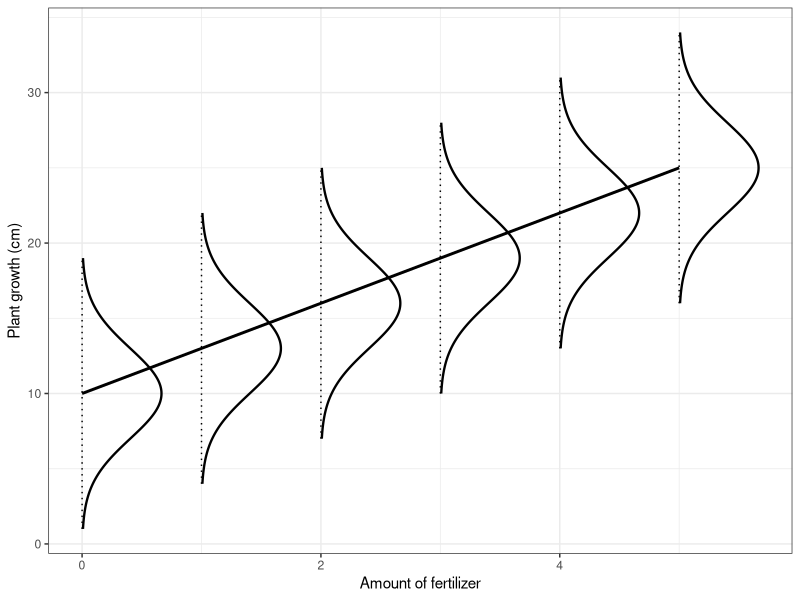
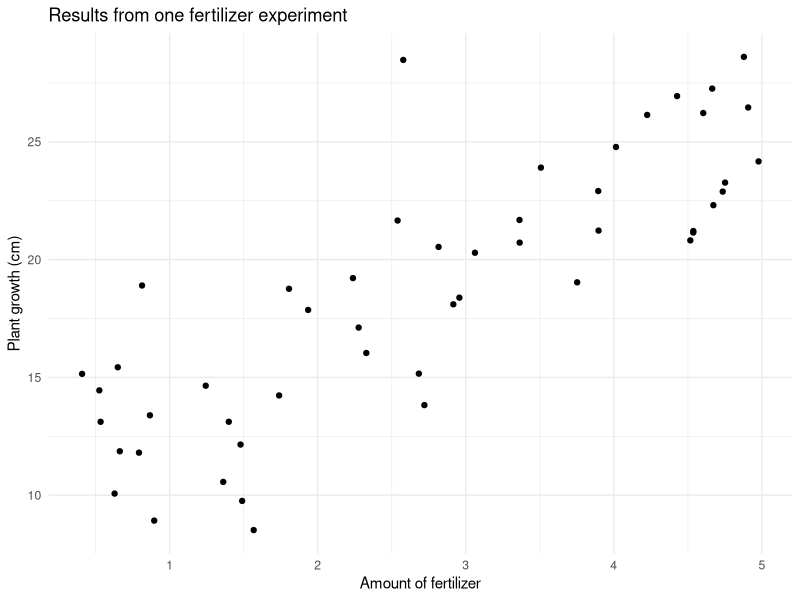
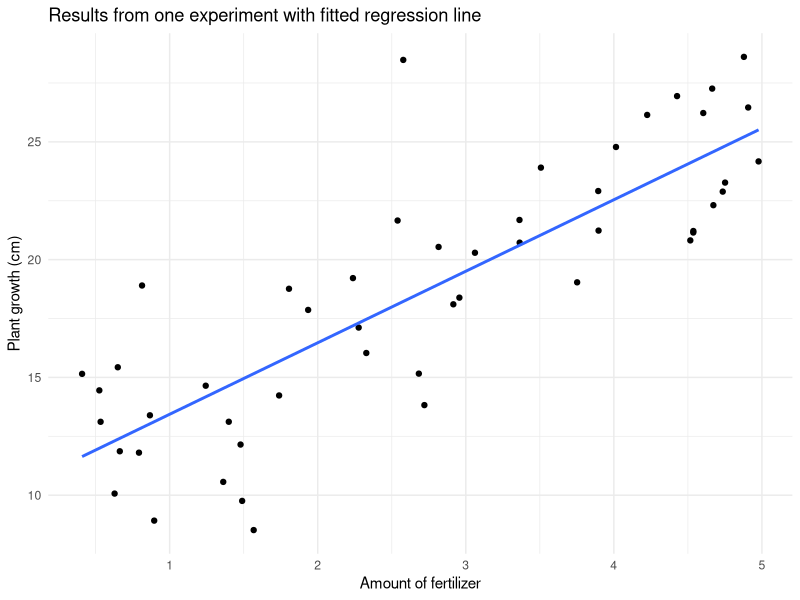
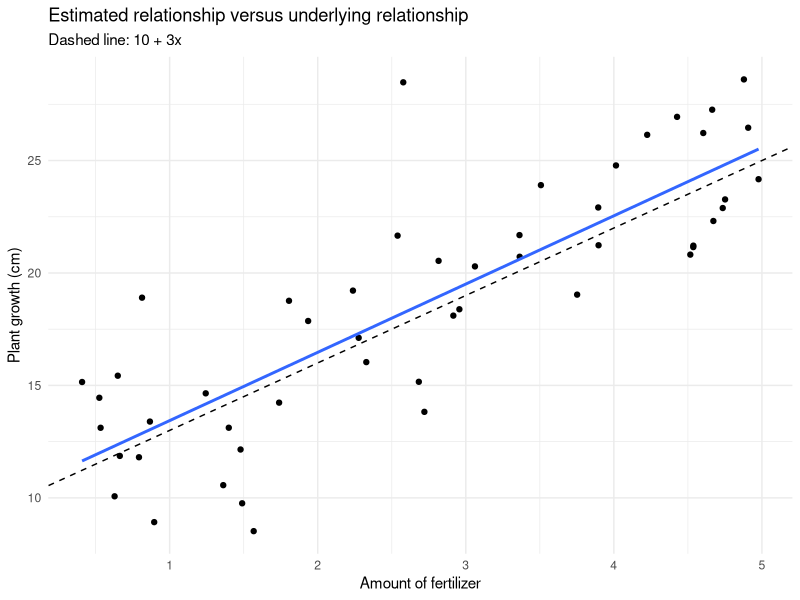
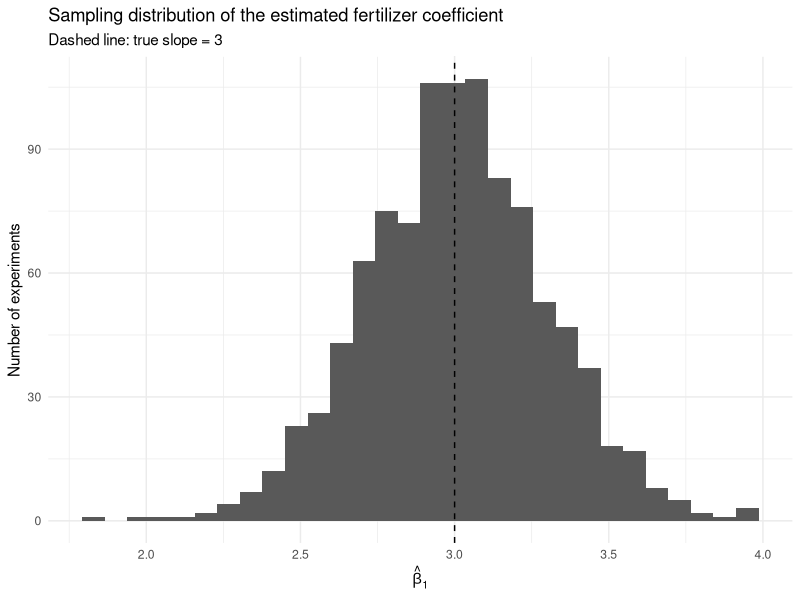
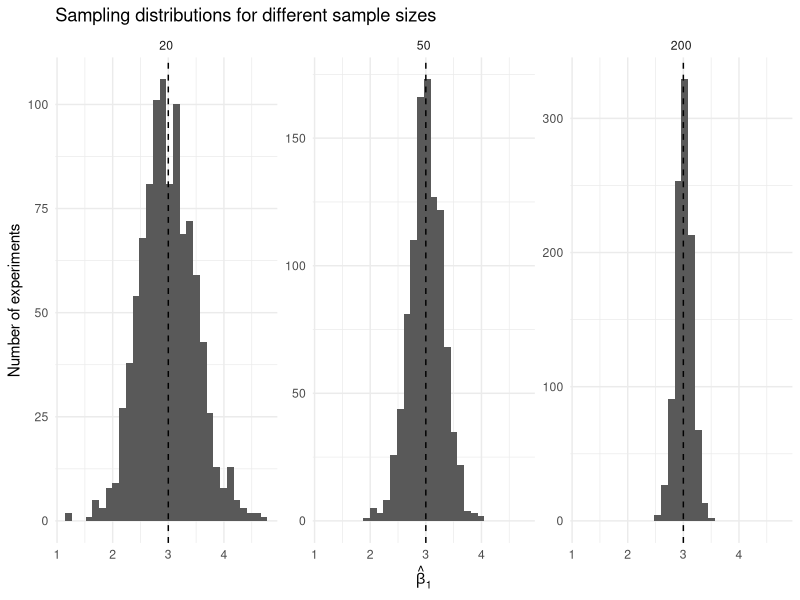

Generate these figures, in order, with R:
## ---- chunk 1
#| label: setup
#| message: false
#| warning: false

library(tidyverse)
library(ggplot2)
## ---- chunk 2
library(tidyverse)

# Population parameters
beta_0 <- 10
beta_1 <- 3
sigma <- 3

# Fertilizer amounts to illustrate
x_values <- 0:5

# Population regression line
line_data <- tibble(
  fertilizer = seq(0, 5, length.out = 6),
  mean_growth = beta_0 + beta_1 * fertilizer
)

# Generate Normal density curves at selected x values
dist_data <- map_dfr(x_values, function(x) {
  
  mu <- beta_0 + beta_1 * x
  
  y <- seq(mu - 3 * sigma, mu + 3 * sigma, length.out = 200)
  density <- dnorm(y, mean = mu, sd = sigma)
  
  tibble(
    fertilizer = x,
    growth = y,
    density = density
  )
})

# Scale the densities so they are visible horizontally
density_scale <- 5

dist_data <- dist_data |>
  mutate(
    x_curve = fertilizer + density * density_scale
  )

ggplot() +
  # True population relationship
  geom_line(
    data = line_data,
    aes(x = fertilizer, y = mean_growth),
    linewidth = 1
  ) +
  
  # Normal distributions at selected fertilizer amounts
  geom_path(
    data = dist_data,
    aes(x = x_curve, y = growth, group = fertilizer),
    linewidth = 0.8
  ) +
  
  # Show the fixed x values
  geom_segment(
    data = tibble(
      fertilizer = x_values,
      mean_growth = beta_0 + beta_1 * x_values
    ),
    aes(
      x = fertilizer,
      xend = fertilizer,
      y = mean_growth - 3 * sigma,
      yend = mean_growth + 3 * sigma
    ),
    linetype = "dotted"
  ) +
  
  labs(
    x = "Amount of fertilizer",
    y = "Plant growth (cm)"
  ) +
  theme_bw()
## ---- chunk 3
set.seed(130)

n <- 50

experiment_1 <- tibble(
  fertilizer = runif(n, min = 0, max = 5),
  growth = 10 + 3 * fertilizer + rnorm(n, mean = 0, sd = 3)
)

experiment_1
## ---- chunk 4
ggplot(experiment_1, aes(x = fertilizer, y = growth)) +
  geom_point() +
  labs(
    x = "Amount of fertilizer",
    y = "Plant growth (cm)",
    title = "Results from one fertilizer experiment"
  ) +
  theme_minimal()
## ---- chunk 5
model_1 <- lm(growth ~ fertilizer, data = experiment_1)

summary(model_1)
## ---- chunk 6
coef(model_1)
## ---- chunk 7
slope_1 <- coef(model_1)[["fertilizer"]]

slope_1
## ---- chunk 8
true_slope <- 3

true_slope
## ---- chunk 9
ggplot(experiment_1, aes(x = fertilizer, y = growth)) +
  geom_point() +
  geom_smooth(method = "lm", se = FALSE) +
  labs(
    x = "Amount of fertilizer",
    y = "Plant growth (cm)",
    title = "Results from one experiment with fitted regression line"
  ) +
  theme_minimal()
## ---- chunk 10
ggplot(experiment_1, aes(x = fertilizer, y = growth)) +
  geom_point() +
  geom_abline(
    intercept = 10,
    slope = 3,
    linetype = "dashed"
  ) +
  geom_smooth(method = "lm", se = FALSE) +
  labs(
    x = "Amount of fertilizer",
    y = "Plant growth (cm)",
    title = "Estimated relationship versus underlying relationship",
    subtitle = "Dashed line: 10 + 3x"
  ) +
  theme_minimal()
## ---- chunk 11
set.seed(131)

experiment_2 <- tibble(
  fertilizer = runif(n, min = 0, max = 5),
  growth = 10 + 3 * fertilizer + rnorm(n, mean = 0, sd = 3)
)

model_2 <- lm(growth ~ fertilizer, data = experiment_2)

coef(model_2)
## ---- chunk 12
coef(model_1)[["fertilizer"]]
coef(model_2)[["fertilizer"]]
## ---- chunk 13
set.seed(130)

B <- 1000

simulation_results <- tibble(
  experiment = 1:B
) |>
  mutate(
    slope = map_dbl(
      experiment,
      \(i) {
       # Reconducting the experiment to observe 50 new observations
        dat <- tibble(
          fertilizer = runif(n, min = 0, max = 5),
          growth = 10 + 3 * fertilizer + rnorm(n, mean = 0, sd = 3)
        )
        # Fit regression model
        fit <- lm(growth ~ fertilizer, data = dat)

        coef(fit)[["fertilizer"]]
      }
    )
  )

simulation_results
## ---- chunk 14
ggplot(simulation_results, aes(x = slope)) +
  geom_histogram(bins = 30) +
  geom_vline(
    xintercept = true_slope,
    linetype = "dashed"
  ) +
  labs(
    x = expression(hat(beta)[1]),
    y = "Number of experiments",
    title = "Sampling distribution of the estimated fertilizer coefficient",
    subtitle = "Dashed line: true slope = 3"
  ) +
  theme_minimal()
## ---- chunk 15
mean(simulation_results$slope)
## ---- chunk 16
true_slope
## ---- chunk 17
sd(simulation_results$slope)
## ---- chunk 18
simulate_slopes <- function(n, B = 1000) {

  tibble(
    experiment = 1:B
  ) |>
    mutate(
      slope = map_dbl(
        experiment,
        \(i) {

          dat <- tibble(
            fertilizer = runif(n, min = 0, max = 5),
            growth = 10 + 3 * fertilizer + rnorm(n, mean = 0, sd = 3)
          )

          coef(
            lm(growth ~ fertilizer, data = dat)
          )[["fertilizer"]]
        }
      ),
      sample_size = n
    )
}
## ---- chunk 19
set.seed(130)

sample_size_results <- bind_rows(
  simulate_slopes(n = 20),
  simulate_slopes(n = 50),
  simulate_slopes(n = 200)
)
## ---- chunk 20
sample_size_results |>
  ggplot(aes(x = slope)) +
  geom_histogram(bins = 30) +
  geom_vline(
    xintercept = true_slope,
    linetype = "dashed"
  ) +
  facet_wrap(~ sample_size, scales = "free_y") +
  labs(
    x = expression(hat(beta)[1]),
    y = "Number of experiments",
    title = "Sampling distributions for different sample sizes"
  ) +
  theme_minimal()
## ---- chunk 21
sample_size_results |>
  group_by(sample_size) |>
  summarize(
    mean_slope = mean(slope),
    sampling_sd = sd(slope)
  )
